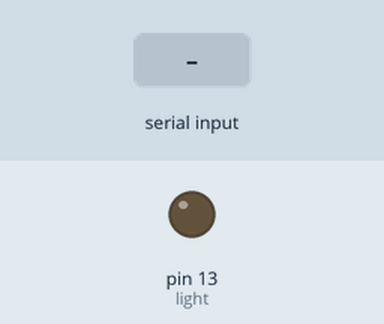
This sketch was run on a simulated Arduino Uno, built with avr-gcc and run on an emulated ATmega328P. Shown: output pins drawn as LEDs (lit = HIGH). The test bench sets the inputs (shaded band).

Above: at 1.2 s.
1.3 s: "a" received over Serial
At 2.7 s:
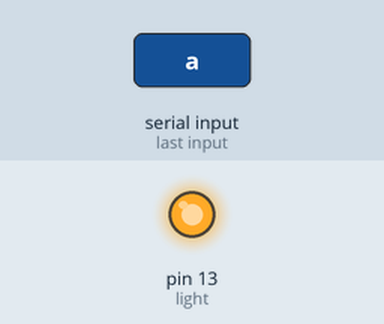
Timing chart, 0 to 4.3 s (numbered marks = the images above; inputs shaded):
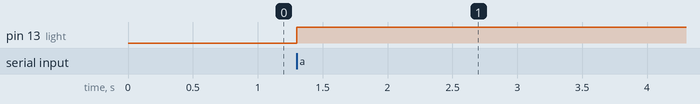

The sketch:

Button_setup.ino
```cpp
#define light 13    //light is assigned a number 13
bool state = LOW; //The initial state is off
char read_string;      //Bluetooth character defined in a function

void setup() {
  pinMode(light, OUTPUT);
  Serial.begin(9600);
}

//Control LED sub function
void stateChange() {
  state = !state;
  digitalWrite(light, state);
}

void loop() {
  //Function defined to recieve the data from Bluetooth serial port
  read_string = Serial.read();
  if(read_string == 'a'){
    stateChange();
  }
}
```

Measured:
- after the input at 1.3 s, pin 13 (light): LOW → HIGH at once
